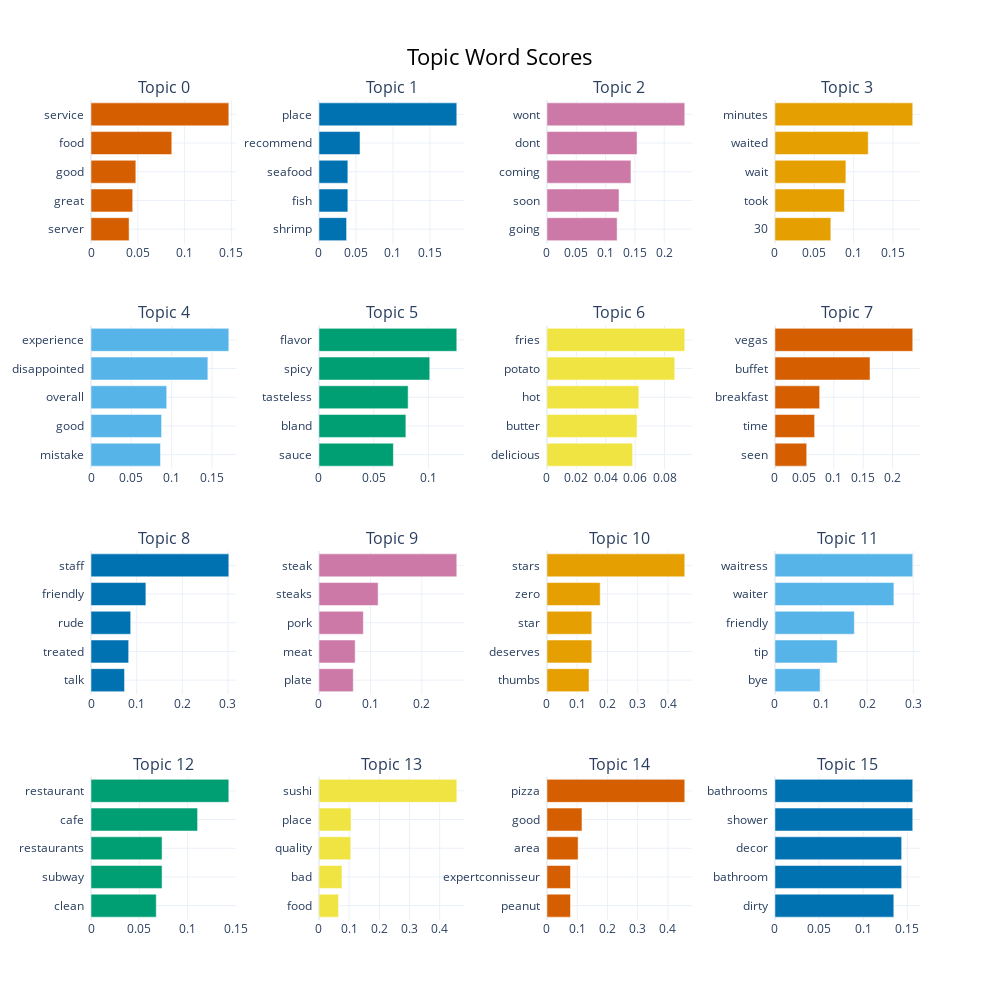

The notebook cell this image was saved under:
### Code cell
# create bar charts out of the c-TF-IDF term scores for each topic representation
model.visualize_barchart(top_n_topics=topics_count)

### Figure 1 — Plotly figure (JSON) as saved in the notebook; plotly's stock layout.template omitted (floating-point values rounded to 4 significant figures)
{"data": [{"marker": {"color": "#D55E00"}, "orientation": "h", "type": "bar", "x": [0.04069, 0.04456, 0.0479, 0.08633, 0.1473], "xaxis": "x", "y": ["server  ", "great  ", "good  ", "food  ", "service  "], "yaxis": "y"}, {"marker": {"color": "#0072B2"}, "orientation": "h", "type": "bar", "x": [0.03735, 0.03905, 0.03905, 0.05551, 0.1864], "xaxis": "x2", "y": ["shrimp  ", "fish  ", "seafood  ", "recommend  ", "place  "], "yaxis": "y2"}, {"marker": {"color": "#CC79A7"}, "orientation": "h", "type": "bar", "x": [0.1197, 0.123, 0.1433, 0.1537, 0.2351], "xaxis": "x3", "y": ["going  ", "soon  ", "coming  ", "dont  ", "wont  "], "yaxis": "y3"}, {"marker": {"color": "#E69F00"}, "orientation": "h", "type": "bar", "x": [0.07102, 0.08825, 0.09016, 0.1186, 0.1751], "xaxis": "x4", "y": ["30  ", "took  ", "wait  ", "waited  ", "minutes  "], "yaxis": "y4"}, {"marker": {"color": "#56B4E9"}, "orientation": "h", "type": "bar", "x": [0.08616, 0.0875, 0.0939, 0.1449, 0.1709], "xaxis": "x5", "y": ["mistake  ", "good  ", "overall  ", "disappointed  ", "experience  "], "yaxis": "y5"}, {"marker": {"color": "#009E73"}, "orientation": "h", "type": "bar", "x": [0.06802, 0.07942, 0.08149, 0.1013, 0.126], "xaxis": "x6", "y": ["sauce  ", "bland  ", "tasteless  ", "spicy  ", "flavor  "], "yaxis": "y6"}, {"marker": {"color": "#F0E442"}, "orientation": "h", "type": "bar", "x": [0.0583, 0.06127, 0.06252, 0.08693, 0.09377], "xaxis": "x7", "y": ["delicious  ", "butter  ", "hot  ", "potato  ", "fries  "], "yaxis": "y7"}, {"marker": {"color": "#D55E00"}, "orientation": "h", "type": "bar", "x": [0.05402, 0.06744, 0.07603, 0.1616, 0.2342], "xaxis": "x8", "y": ["seen  ", "time  ", "breakfast  ", "buffet  ", "vegas  "], "yaxis": "y8"}, {"marker": {"color": "#0072B2"}, "orientation": "h", "type": "bar", "x": [0.07349, 0.08255, 0.08697, 0.1203, 0.302], "xaxis": "x9", "y": ["talk  ", "treated  ", "rude  ", "friendly  ", "staff  "], "yaxis": "y9"}, {"marker": {"color": "#CC79A7"}, "orientation": "h", "type": "bar", "x": [0.06663, 0.07033, 0.08622, 0.115, 0.2679], "xaxis": "x10", "y": ["plate  ", "meat  ", "pork  ", "steaks  ", "steak  "], "yaxis": "y10"}, {"marker": {"color": "#E69F00"}, "orientation": "h", "type": "bar", "x": [0.1391, 0.1482, 0.1482, 0.176, 0.4554], "xaxis": "x11", "y": ["thumbs  ", "deserves  ", "star  ", "zero  ", "stars  "], "yaxis": "y11"}, {"marker": {"color": "#56B4E9"}, "orientation": "h", "type": "bar", "x": [0.09798, 0.1352, 0.1723, 0.2581, 0.299], "xaxis": "x12", "y": ["bye  ", "tip  ", "friendly  ", "waiter  ", "waitress  "], "yaxis": "y12"}, {"marker": {"color": "#009E73"}, "orientation": "h", "type": "bar", "x": [0.06752, 0.07352, 0.07352, 0.1103, 0.1426], "xaxis": "x13", "y": ["clean  ", "subway  ", "restaurants  ", "cafe  ", "restaurant  "], "yaxis": "y13"}, {"marker": {"color": "#F0E442"}, "orientation": "h", "type": "bar", "x": [0.06481, 0.07607, 0.1054, 0.1062, 0.4567], "xaxis": "x14", "y": ["food  ", "bad  ", "quality  ", "place  ", "sushi  "], "yaxis": "y14"}, {"marker": {"color": "#D55E00"}, "orientation": "h", "type": "bar", "x": [0.0779, 0.0779, 0.103, 0.1159, 0.4559], "xaxis": "x15", "y": ["peanut  ", "expertconnisseur  ", "area  ", "good  ", "pizza  "], "yaxis": "y15"}, {"marker": {"color": "#0072B2"}, "orientation": "h", "type": "bar", "x": [0.1347, 0.1436, 0.1436, 0.1562, 0.1562], "xaxis": "x16", "y": ["dirty  ", "bathroom  ", "decor  ", "shower  ", "bathrooms  "], "yaxis": "y16"}], "layout": {"annotations": [{"font": {"size": 16}, "showarrow": false, "text": "Topic 0", "x": 0.0875, "xanchor": "center", "xref": "paper", "y": 1, "yanchor": "bottom", "yref": "paper"}, {"font": {"size": 16}, "showarrow": false, "text": "Topic 1", "x": 0.3625, "xanchor": "center", "xref": "paper", "y": 1, "yanchor": "bottom", "yref": "paper"}, {"font": {"size": 16}, "showarrow": false, "text": "Topic 2", "x": 0.6375, "xanchor": "center", "xref": "paper", "y": 1, "yanchor": "bottom", "yref": "paper"}, {"font": {"size": 16}, "showarrow": false, "text": "Topic 3", "x": 0.9125, "xanchor": "center", "xref": "paper", "y": 1, "yanchor": "bottom", "yref": "paper"}, {"font": {"size": 16}, "showarrow": false, "text": "Topic 4", "x": 0.0875, "xanchor": "center", "xref": "paper", "y": 0.725, "yanchor": "bottom", "yref": "paper"}, {"font": {"size": 16}, "showarrow": false, "text": "Topic 5", "x": 0.3625, "xanchor": "center", "xref": "paper", "y": 0.725, "yanchor": "bottom", "yref": "paper"}, {"font": {"size": 16}, "showarrow": false, "text": "Topic 6", "x": 0.6375, "xanchor": "center", "xref": "paper", "y": 0.725, "yanchor": "bottom", "yref": "paper"}, {"font": {"size": 16}, "showarrow": false, "text": "Topic 7", "x": 0.9125, "xanchor": "center", "xref": "paper", "y": 0.725, "yanchor": "bottom", "yref": "paper"}, {"font": {"size": 16}, "showarrow": false, "text": "Topic 8", "x": 0.0875, "xanchor": "center", "xref": "paper", "y": 0.45, "yanchor": "bottom", "yref": "paper"}, {"font": {"size": 16}, "showarrow": false, "text": "Topic 9", "x": 0.3625, "xanchor": "center", "xref": "paper", "y": 0.45, "yanchor": "bottom", "yref": "paper"}, {"font": {"size": 16}, "showarrow": false, "text": "Topic 10", "x": 0.6375, "xanchor": "center", "xref": "paper", "y": 0.45, "yanchor": "bottom", "yref": "paper"}, {"font": {"size": 16}, "showarrow": false, "text": "Topic 11", "x": 0.9125, "xanchor": "center", "xref": "paper", "y": 0.45, "yanchor": "bottom", "yref": "paper"}, {"font": {"size": 16}, "showarrow": false, "text": "Topic 12", "x": 0.0875, "xanchor": "center", "xref": "paper", "y": 0.175, "yanchor": "bottom", "yref": "paper"}, {"font": {"size": 16}, "showarrow": false, "text": "Topic 13", "x": 0.3625, "xanchor": "center", "xref": "paper", "y": 0.175, "yanchor": "bottom", "yref": "paper"}, {"font": {"size": 16}, "showarrow": false, "text": "Topic 14", "x": 0.6375, "xanchor": "center", "xref": "paper", "y": 0.175, "yanchor": "bottom", "yref": "paper"}, {"font": {"size": 16}, "showarrow": false, "text": "Topic 15", "x": 0.9125, "xanchor": "center", "xref": "paper", "y": 0.175, "yanchor": "bottom", "yref": "paper"}], "height": 1000, "hoverlabel": {"bgcolor": "white", "font": {"family": "Rockwell", "size": 16}}, "showlegend": false, "title": {"font": {"color": "Black", "size": 22}, "text": "Topic Word Scores", "x": 0.5, "xanchor": "center", "yanchor": "top"}, "width": 1000, "xaxis": {"anchor": "y", "domain": [0, 0.175], "showgrid": true}, "xaxis10": {"anchor": "y10", "domain": [0.275, 0.45], "showgrid": true}, "xaxis11": {"anchor": "y11", "domain": [0.55, 0.725], "showgrid": true}, "xaxis12": {"anchor": "y12", "domain": [0.825, 1], "showgrid": true}, "xaxis13": {"anchor": "y13", "domain": [0, 0.175], "showgrid": true}, "xaxis14": {"anchor": "y14", "domain": [0.275, 0.45], "showgrid": true}, "xaxis15": {"anchor": "y15", "domain": [0.55, 0.725], "showgrid": true}, "xaxis16": {"anchor": "y16", "domain": [0.825, 1], "showgrid": true}, "xaxis2": {"anchor": "y2", "domain": [0.275, 0.45], "showgrid": true}, "xaxis3": {"anchor": "y3", "domain": [0.55, 0.725], "showgrid": true}, "xaxis4": {"anchor": "y4", "domain": [0.825, 1], "showgrid": true}, "xaxis5": {"anchor": "y5", "domain": [0, 0.175], "showgrid": true}, "xaxis6": {"anchor": "y6", "domain": [0.275, 0.45], "showgrid": true}, "xaxis7": {"anchor": "y7", "domain": [0.55, 0.725], "showgrid": true}, "xaxis8": {"anchor": "y8", "domain": [0.825, 1], "showgrid": true}, "xaxis9": {"anchor": "y9", "domain": [0, 0.175], "showgrid": true}, "yaxis": {"anchor": "x", "domain": [0.825, 1], "showgrid": true}, "yaxis10": {"anchor": "x10", "domain": [0.275, 0.45], "showgrid": true}, "yaxis11": {"anchor": "x11", "domain": [0.275, 0.45], "showgrid": true}, "yaxis12": {"anchor": "x12", "domain": [0.275, 0.45], "showgrid": true}, "yaxis13": {"anchor": "x13", "domain": [0, 0.175], "showgrid": true}, "yaxis14": {"anchor": "x14", "domain": [0, 0.175], "showgrid": true}, "yaxis15": {"anchor": "x15", "domain": [0, 0.175], "showgrid": true}, "yaxis16": {"anchor": "x16", "domain": [0, 0.175], "showgrid": true}, "yaxis2": {"anchor": "x2", "domain": [0.825, 1], "showgrid": true}, "yaxis3": {"anchor": "x3", "domain": [0.825, 1], "showgrid": true}, "yaxis4": {"anchor": "x4", "domain": [0.825, 1], "showgrid": true}, "yaxis5": {"anchor": "x5", "domain": [0.55, 0.725], "showgrid": true}, "yaxis6": {"anchor": "x6", "domain": [0.55, 0.725], "showgrid": true}, "yaxis7": {"anchor": "x7", "domain": [0.55, 0.725], "showgrid": true}, "yaxis8": {"anchor": "x8", "domain": [0.55, 0.725], "showgrid": true}, "yaxis9": {"anchor": "x9", "domain": [0.275, 0.45], "showgrid": true}}}
